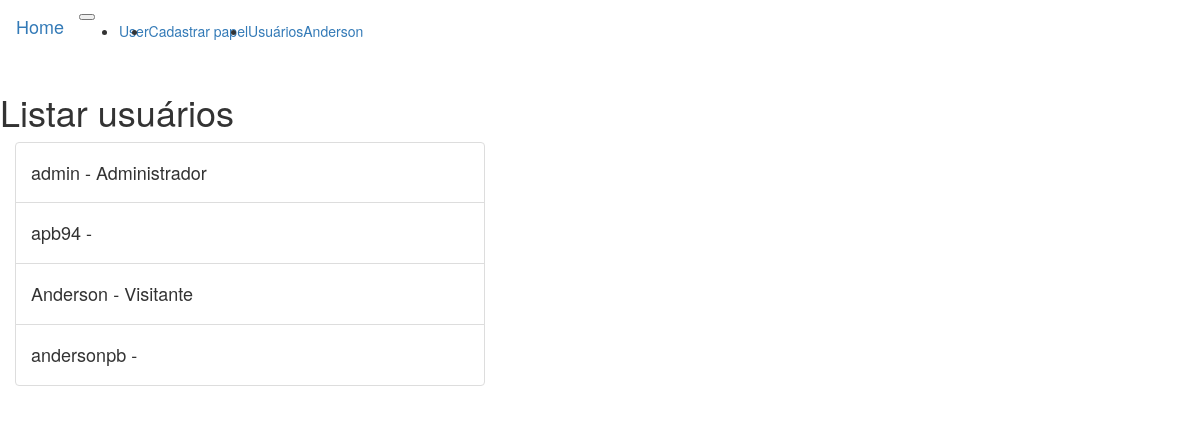
/users (signed in), run on the app's committed database.
### app/models.py (models this page shows, shortened)
class User(db.Model, UserMixin):
    __tablename__ = 'users'
    id = db.Column(db.Integer, primary_key=True)
    username = db.Column(db.String(64), unique=True, index=True)
    role_id = db.Column(db.Integer, db.ForeignKey('roles.id'))
    password_hash = db.Column(db.String(128))
    @property
    def password(self):
        raise AttributeError('password is not readable')

class Role(db.Model):
    __tablename__ = 'roles'
    id = db.Column(db.Integer, primary_key=True)
    name = db.Column(db.String(64), unique=True)
    users = db.relationship('User', backref='role')

### app/main/views.py (the view)
@main.route('/users')
def users():
    list_users = User.query.all()
    if not list_users:
        flash('Não existem usuários cadastrados!')
    return render_template('list_users.html', users=list_users)

### app/models.py (called while the page is built)
@login_manager.user_loader
def load_user(user_id):
    return User.query.get(int(user_id))

### app/templates/list_users.html (shortened to what this page needs)
{% extends 'base.html' %}
{% import "bootstrap/wtf.html" as wtf %}
{% block content %}
    <div class="container-fluid">
        <div class="row justify-content-center my-4">
            <h1>Listar usuários</h1>
        </div>
        <div class="row justify-content-center my-4">
            <div class="col-sm-12 col-md-10 col-xs-5 col-lg-5 mt-4">
                <ul class="list-group">
                    {% for user in users %}
                        <li class="list-group-item">
                            <h4>
                                {{ user.username }} - {{ user.role.name }}
                            </h4>
                        </li>
                    {% endfor %}
                </ul>
            </div>
        </div>
    </div>
{% endblock %}

### app/templates/base.html (shortened to what this page needs)
{% extends "bootstrap/base.html" %}
{% block navbar %}
    <nav class="navbar navbar-expand-lg navbar-light bg-light">
        <a class="navbar-brand" href="/">Home</a>
        <button class="navbar-toggler" type="button" data-toggle="collapse" data-target="#navbarSupportedContent" aria-controls="navbarSupportedContent" aria-expanded="false" aria-label="Toggle navigation">
        </button>
        <div class="collapse navbar-collapse" id="navbarSupportedContent">
            <ul class="navbar-nav mr-auto">
                <li class="nav-item">
                    {% if current_user.is_authenticated %}
                        <a class="nav-link" href="/user/{{ current_user.username }}">User</a>
                    {% endif %}
                </li>
                {% if current_user.is_authenticated %}
                    <li class="nav-item">
                        <a class="nav-link" href="/create_role">Cadastrar papel</a>
                    </li>
                {% endif %}
                <li class="nav-item">
                    <a class="nav-link" href="/users">Usuários</a>
                </li>
            </ul>
            {% if current_user.is_authenticated %}
                <div class="dropdown">
                    <a class="dropdown-toggle" href="#" role="button"
                     id="link" data-toggle="dropdown" aria-haspopup="true"
                     aria-expanded="false">
                        {{ current_user.username }}
                    </a>
                </div>
            {% else %}
                <a class="nav-link text-dark" href="/login">Login</a>
                <a class="nav-link text-dark" href="/register">Cadastre-se</a>
            {% endif %}
        </div>
    </nav>
{% endblock %}

### data on the page
User: username "Anderson", role.name "Visitante"
User: username "admin", role.name "Administrador"
User: username "apb94"
User: username "andersonpb"
